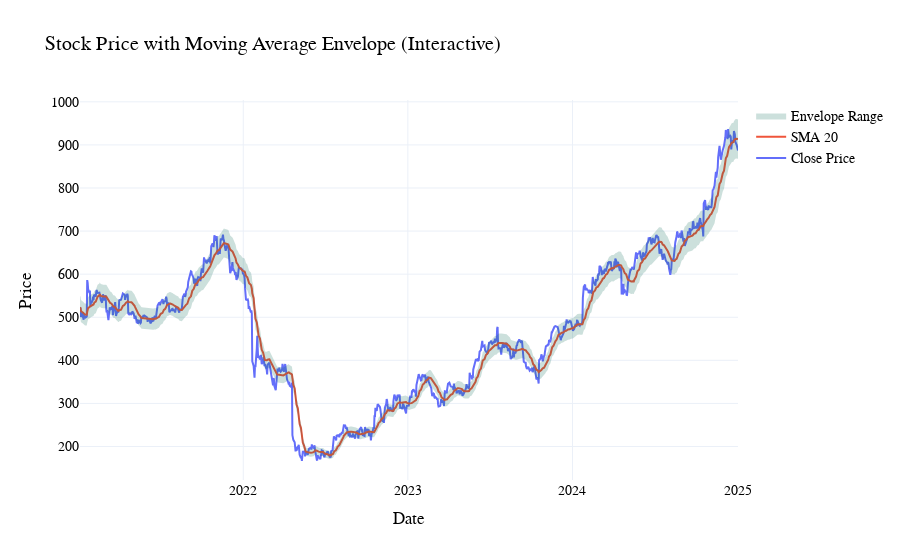

Here is the notebook cell this chart was saved with:
### Code cell
fig = go.Figure()

fig.add_trace(go.Scatter(x=df.index, y=df[('Close', 'NFLX')], mode='lines', name='Close Price'))

fig.add_trace(go.Scatter(x=df.index, y=df['SMA_20'], mode='lines', name='SMA 20'))

fig.add_trace(go.Scatter(
    x=df.index,
    y=df['Lower_Envelope'],
    mode='lines',
    line=dict(width=0),
    showlegend=False,
    hoverinfo='skip',
    name='Lower Envelope'
))

fig.add_trace(go.Scatter(
    x=df.index,
    y=df['Upper_Envelope'],
    mode='lines',
    fill='tonexty',  
    fillcolor='rgba(0, 100, 80, 0.2)', 
    name='Envelope Range',
    line=dict(width=0)
))

fig.update_layout(
    title='Stock Price with Moving Average Envelope (Interactive)',
    xaxis_title='Date',
    yaxis_title='Price',
    hovermode='x unified',
    template='plotly_white',
    font=dict(
            family="Times New Roman",
            size=14,
            color="black"
        )
)
fig.update_xaxes(       
    hoverformat='%d-%m-%Y',
    dtick="M12"          
)
fig.show()

### Figure 1 — Plotly figure (JSON) as saved in the notebook; plotly's stock layout.template omitted (floating-point values rounded to 4 significant figures; data arrays with more than 128 entries replaced by an {"elided": "..."} marker saying what was removed)
{"data": [{"mode": "lines", "name": "Close Price", "type": "scatter", "x": {"elided": "1006 str values"}, "y": {"elided": "1006 float values"}}, {"mode": "lines", "name": "SMA 20", "type": "scatter", "x": {"elided": "1006 str values"}, "y": {"elided": "1006 float values"}}, {"hoverinfo": "skip", "line": {"width": 0}, "mode": "lines", "name": "Lower Envelope", "showlegend": false, "type": "scatter", "x": {"elided": "1006 str values"}, "y": {"elided": "1006 float values"}}, {"fill": "tonexty", "fillcolor": "rgba(0, 100, 80, 0.2)", "line": {"width": 0}, "mode": "lines", "name": "Envelope Range", "type": "scatter", "x": {"elided": "1006 str values"}, "y": {"elided": "1006 float values"}}], "layout": {"font": {"color": "black", "family": "Times New Roman", "size": 14}, "hovermode": "x unified", "title": {"text": "Stock Price with Moving Average Envelope (Interactive)"}, "xaxis": {"dtick": "M12", "hoverformat": "%d-%m-%Y", "title": {"text": "Date"}}, "yaxis": {"title": {"text": "Price"}}}}
